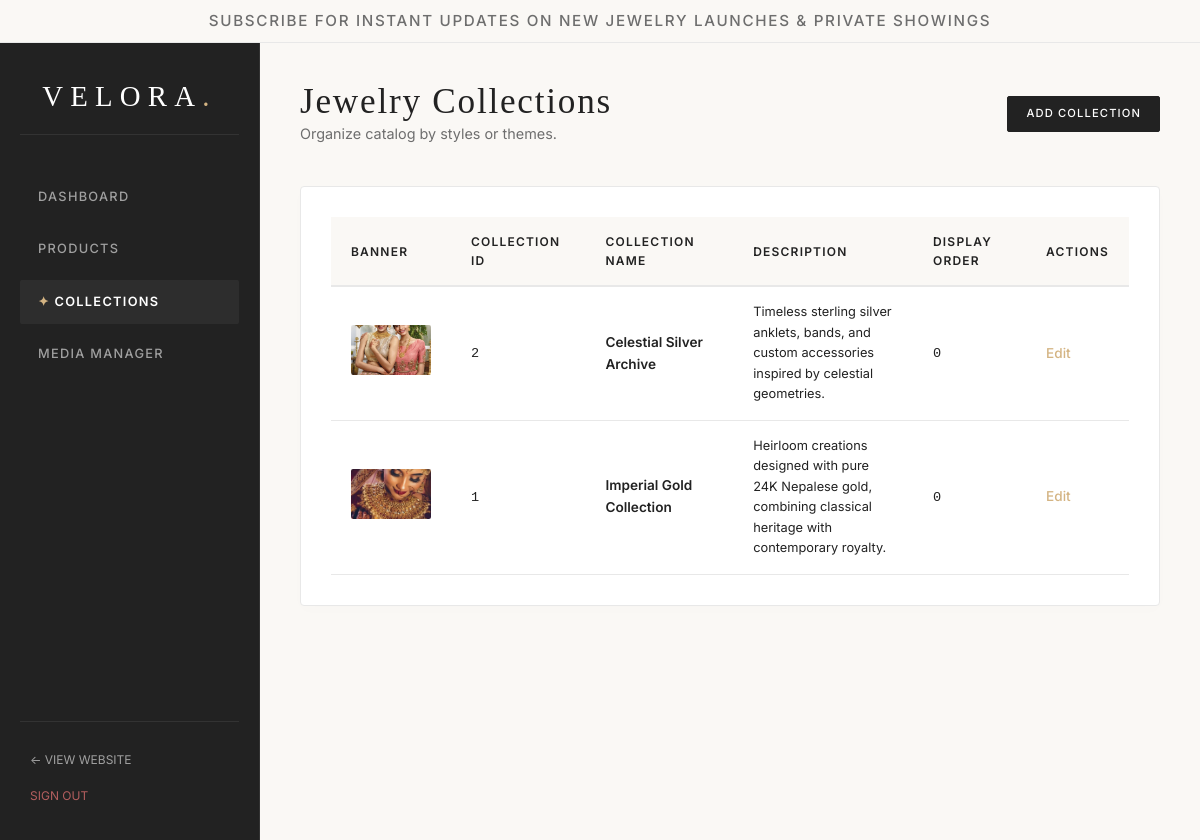
/admin/collections.php (signed in), run on the app's committed database.
### tables this page shows
CREATE TABLE IF NOT EXISTS `collections` (
  `id` int(11) NOT NULL AUTO_INCREMENT,
  `name` varchar(255) NOT NULL,
  `description` text DEFAULT NULL,
  `banner_image` varchar(255) DEFAULT NULL,
  `display_order` int(11) NOT NULL DEFAULT '0',
  `created_at` timestamp NOT NULL DEFAULT CURRENT_TIMESTAMP,
  PRIMARY KEY (`id`)
);

### config/database.php (called while the page is built, shortened)
<?php
function xss_clean($data) {
    return htmlspecialchars($data, ENT_QUOTES, 'UTF-8');
}
?>

### admin/collections.php (the view, shortened to what this page needs)
<?php
require_once dirname(__DIR__) . '/config/database.php';
$action = isset($_GET['action']) ? $_GET['action'] : 'list';
include dirname(__DIR__) . '/includes/header.php';
?>
<div class="admin-layout">
    <?php include 'admin_sidebar.php'; ?>
    <main class="admin-main">
        <header class="admin-header">
            <div>
                <h1>Jewelry Collections</h1>
                <p style="color:var(--color-warm-gray); font-size:0.9rem;">Organize catalog by styles or themes.</p>
            </div>
            <?php if ($action === 'list'): ?>
                <a href="?action=add" class="btn btn-sm">Add Collection</a>
            <?php else: ?>
                <a href="collections.php" class="btn btn-sm btn-secondary">← Back to List</a>
            <?php endif; ?>
        </header>
        <?php if ($action === 'list'): ?>
            <div class="table-card">
                <table class="luxury-table">
                    <thead>
                        <tr>
                            <th>Banner</th>
                            <th>Collection ID</th>
                            <th>Collection Name</th>
                            <th>Description</th>
                            <th>Display Order</th>
                            <th>Actions</th>
                        </tr>
                    </thead>
                    <tbody>
                        <?php
                        $cols = mysqli_query($con, "SELECT * FROM collections ORDER BY display_order ASC, id DESC");
                        if (mysqli_num_rows($cols) > 0):
                            while ($row = mysqli_fetch_assoc($cols)):
                        ?>
                            <tr>
                                <td><img src="../<?php echo xss_clean($row['banner_image']); ?>" alt="banner" style="width: 80px; height: 50px; object-fit: cover;"></td>
                                <td><code><?php echo $row['id']; ?></code></td>
                                <td style="font-weight:600;"><?php echo xss_clean($row['name']); ?></td>
                                <td style="max-width: 300px; font-size:0.8rem;"><?php echo xss_clean($row['description']); ?></td>
                                <td><code><?php echo $row['display_order']; ?></code></td>
                                <td>
                                    <div class="action-links">
                                        <a href="?action=edit&id=<?php echo $row['id']; ?>" class="action-edit">Edit</a>
                                    </div>
                                </td>
                            </tr>
                        <?php
                            endwhile;
                        else:
                            echo '<tr><td colspan="6" style="text-align:center; color:var(--color-warm-gray);">No collections added yet.</td></tr>';
                        endif;
                        ?>
                    </tbody>
                </table>
            </div>
        <?php endif; ?>
    </main>
</div>
</body>
</html>

### style.css (style rules this page uses)
:root { --color-pure-white: #FFFFFF; --color-soft-ivory: #FAF8F5; --color-champagne-gold: #D4B483; --color-rose-gold: #C89B8A; --color-deep-charcoal: #222222; --color-warm-gray: #6E6E6E; --color-light-beige: #F5F1EC; --color-border-gray: #E8E8E8; --color-success: #4E8752; --color-success-light: #F0F7F1; --color-error: #B35E5E; --color-error-light: #FAF2F2; --font-heading: 'Cormorant Garamond', Georgia, serif; --font-display: 'Playfair Display', Georgia, serif; --font-body: 'Inter', system-ui, -apple-system, sans-serif; --grid-margin-desktop: 100px; --grid-margin-tablet: 40px; --grid-margin-mobile: 20px; --transition-smooth: all 0.4s cubic-bezier(0.25, 0.46, 0.45, 0.94); --transition-fast: all 0.2s ease; --z-header: 1000; --z-overlay: 1500; }
* { box-sizing: border-box; margin: 0; padding: 0; }
html { scroll-behavior: smooth; font-size: 16px; }
body { font-family: var(--font-body); background-color: var(--color-pure-white); color: var(--color-deep-charcoal); line-height: 1.6; -webkit-font-smoothing: antialiased; }
h1, h2, h3, h4, h5, h6 { font-family: var(--font-heading); font-weight: 300; color: var(--color-deep-charcoal); letter-spacing: 0.05em; }
h1 { font-size: 3.5rem; line-height: 1.1; }
p { font-size: 0.95rem; color: var(--color-warm-gray); line-height: 1.7; }
a { color: var(--color-deep-charcoal); text-decoration: none; transition: var(--transition-fast); }
.btn { display: inline-block; font-family: var(--font-body); font-size: 0.8rem; font-weight: 500; letter-spacing: 0.2em; text-transform: uppercase; padding: 14px 36px; border: 1px solid var(--color-deep-charcoal); background-color: var(--color-deep-charcoal); color: var(--color-pure-white); cursor: pointer; transition: var(--transition-smooth); text-align: center; border-radius: 2px; }
.btn-sm { padding: 8px 18px; font-size: 0.7rem; letter-spacing: 0.1em; }
.admin-layout { min-height: 100vh; display: grid; grid-template-columns: 260px 1fr; }
.admin-main { background-color: var(--color-soft-ivory); padding: 40px; overflow-y: auto; }
.admin-header { display: flex; justify-content: space-between; align-items: center; margin-bottom: 40px; }
.admin-header h1 { font-size: 2.2rem; margin: 0; }
.table-card { background-color: var(--color-pure-white); border: 1px solid var(--color-border-gray); border-radius: 4px; padding: 30px; box-shadow: 0 4px 15px rgba(0,0,0,0.01); }
.luxury-table { width: 100%; border-collapse: collapse; text-align: left; }
.luxury-table th { background-color: var(--color-soft-ivory); font-family: var(--font-body); font-size: 0.75rem; font-weight: 600; text-transform: uppercase; letter-spacing: 0.1em; padding: 15px 20px; color: var(--color-deep-charcoal); border-bottom: 2px solid var(--color-border-gray); }
.luxury-table td { padding: 15px 20px; font-size: 0.85rem; color: var(--color-deep-charcoal); border-bottom: 1px solid var(--color-border-gray); vertical-align: middle; }
.luxury-table img { width: 50px; height: 50px; object-fit: cover; border-radius: 2px; }
.action-links { display: flex; gap: 12px; }
.action-edit { color: var(--color-champagne-gold); font-weight: 500; }

### data on the page
collections: banner_image (picture), id "2", name "Celestial Silver Archive", description "Timeless sterling silver anklets, bands, and custom accessories inspired by celestial geometries.", display_order "0"
collections: banner_image (picture), id "1", name "Imperial Gold Collection", description "Heirloom creations designed with pure 24K Nepalese gold, combining classical heritage with contemporary royalty.", display_order "0"

### other printed values
xss_clean($promo_text) "SUBSCRIBE FOR INSTANT UPDATES ON NEW JEWELRY LAUNCHES & PRIVATE SHOWINGS"
